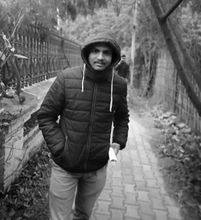
%> input picture my_pic_bw.png, 201 x 220 px, shrunk from 2256 x 2472 before the run
$ octave laplace_filter.m   (GNU Octave 9; MATLAB toolbox functions it lacks are replaced by stand-ins)
%> lines starting %> are read from the running program, lines starting %| are printed output that depends on the picture
prompt = 'Enter name of image with extension: ';
imgName = input(prompt, 's');
%> the answer given: my_pic_bw.png
[filepath, name, ext] = fileparts(imgName);
Img = imread(imgName);
%> Img is the input picture: size 220x201 uint8; min 0, max 255, mean 103.4
[row, col, ch] = size(Img);
%> row = 220; col = 201; ch = 1

filter = [0, 1, 0; 1, -4, 1; 0, 1, 0];
if ch == 1
    doubleDiff = uint8(zeros(row, col));
    for i = 2:row-1
        for j = 2:col-1
            diff = 0;
            for x = -1:1
                for y = -1:1
                    diff = diff + filter(x+2, y+2)*double(Img(i+x, j+y));
                end
            end
            doubleDiff(i, j) = uint8(diff);
        end
    end
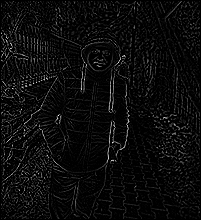
%> doubleDiff: size 220x201 uint8; min 0, max 251, mean 11.8
    Img = Img - doubleDiff;
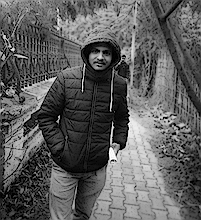
%> Img: size 220x201 uint8; min 0, max 255, mean 93.3
else
    for k = 1:ch
        doubleDiff = uint8(zeros(row, col));
        for i = 2:row-1
            for j = 2:col-1
                diff = 0;
                for x = -1:1
                    for y = -1:1
                        diff = diff + filter(x+2, y+2)*double(Img(i+x, j+y, k));
                    end
                end
                doubleDiff(i, j) = uint8(diff);
            end
        end
        Img(:,:,k) = Img(:,:,k) - doubleDiff;
    end
end

prompt = 'Want to save image (y/n) [n]: ';
saveans = input(prompt, 's');
%> the answer given: n
if isempty(saveans)
    saveans = 'n';
end
if saveans == 'y'
    prompt = 'Enter name of final image [imagename_meanFilter.ext]: ';
    savename = input(prompt, 's');
    if isempty(savename)
        savename = strcat(name, '_mean_filter', ext);
    end
    imwrite(Img, savename);
end
imshow(Img);
